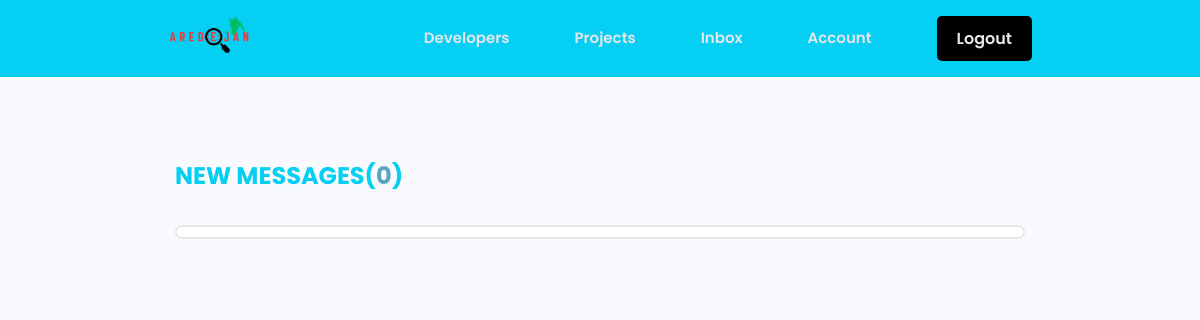
Before: /inbox/ (signed in) with the older database file.
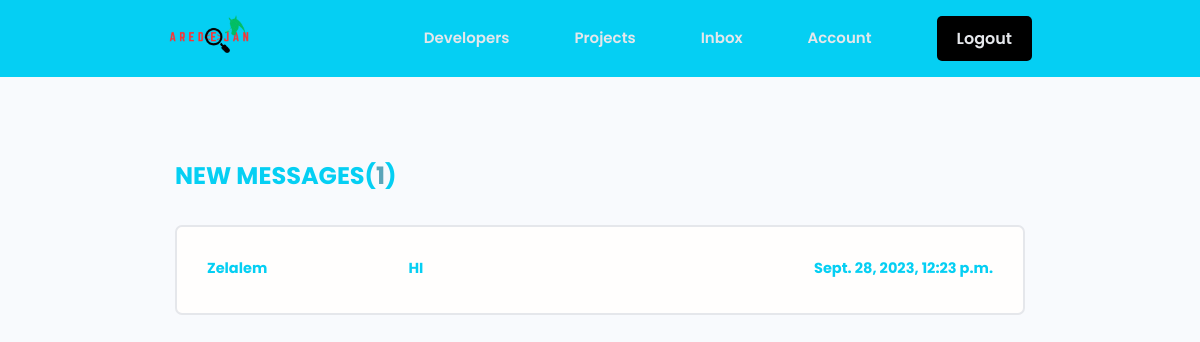
After: the same page with the newer database file.
### users/models.py (models this page shows, shortened)
class Message(models.Model):
    sender = models.ForeignKey(Profile, on_delete=models.SET_NULL, null=True, blank=True)
    recipient = models.ForeignKey(Profile, on_delete=models.SET_NULL, null=True, blank=True, related_name='messages')
    name = models.CharField(max_length=200, null=True, blank=True)
    email = models.EmailField(max_length=200, null=True, blank=True)
    subject = models.CharField(max_length=200, null=True, blank=True)
    body = models.TextField()
    is_read = models.BooleanField(default=False, null=True)
    created = models.DateTimeField(auto_now_add=True)
    id = models.UUIDField(default=uuid.uuid4, unique=True, primary_key=True, editable=False)
    class Meta:
        ordering = ['is_read', '-created']

### users/views.py (the view)
# urls.py: path('inbox/', views.inbox, name='inbox'),
@login_required(login_url='login')
def inbox(request):
    profile = request.user.profile
    messageRequests = profile.messages.all()
    unreadCount = messageRequests.filter(is_read=False).count()
    context = {'messageRequests': messageRequests, 'unreadCount': unreadCount}
    return render(request, 'users/inbox.html', context)

### users/templates/users/inbox.html
{% extends 'main.html' %}
{% block content %}
  <main class="inbox my-xl">
    <div class="content-box">
      <h3 class="inbox__title">New Messages(<span>{{unreadCount}}</span>)</h3>
      <ul class="messages">
        {% for message in messageRequests %}
        {% if message.is_read == False %}
        <li class="message message--unread">
        {% else %}
        <li class="message">
        {% endif %}
          <a href="{% url 'message' message.id %}">
            <span class="message__author">{{message.name}}</span>
            <span class="message__subject">{{message.subject}}</span>
            <span class="message__date">{{message.created}}</span>
          </a>
        </li>
        {% endfor %}
      </ul>
    </div>
  </main>
{% endblock content %}

Changed rows visible on the page:
added Message: name "Zelalem", subject "HI", created "Sept. 28, 2023, 12:23 p.m."
Other visible differences:
{{ unreadCount }}: "0" → "1"
